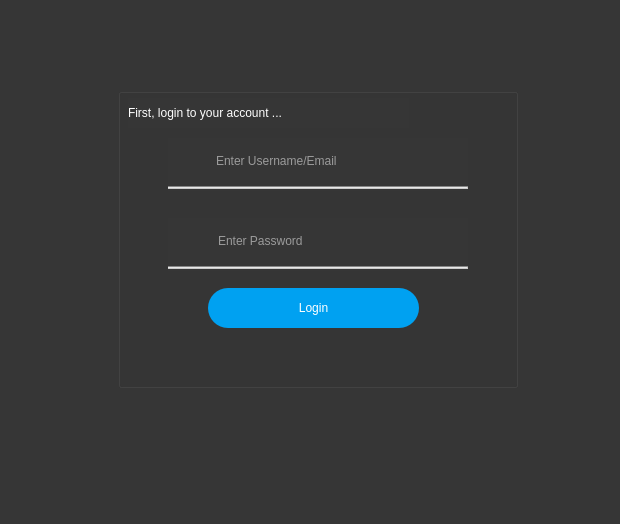
<?xml version="1.0" encoding="UTF-8"?>
<ui version="4.0">
 <class>LoginForm</class>
 <widget class="QWidget" name="LoginForm">
  <property name="geometry">
   <rect>
    <x>0</x>
    <y>0</y>
    <width>620</width>
    <height>524</height>
   </rect>
  </property>
  <property name="minimumSize">
   <size>
    <width>600</width>
    <height>500</height>
   </size>
  </property>
  <property name="windowTitle">
   <string>login Form</string>
  </property>
  <property name="styleSheet">
   <string notr="true">QWidget{
background-color:rgb(54,54,54);
font:12px;
color:white;
}</string>
  </property>
  <widget class="QWidget" name="layoutWidget">
   <property name="geometry">
    <rect>
     <x>70</x>
     <y>40</y>
     <width>496</width>
     <height>396</height>
    </rect>
   </property>
   <layout class="QHBoxLayout" name="horizontalLayout_3">
    <item>
     <spacer name="horizontalSpacer">
      <property name="orientation">
       <enum>Qt::Horizontal</enum>
      </property>
      <property name="sizeHint" stdset="0">
       <size>
        <width>40</width>
        <height>20</height>
       </size>
      </property>
     </spacer>
    </item>
    <item>
     <layout class="QVBoxLayout" name="verticalLayout_3">
      <item>
       <spacer name="verticalSpacer">
        <property name="orientation">
         <enum>Qt::Vertical</enum>
        </property>
        <property name="sizeHint" stdset="0">
         <size>
          <width>20</width>
          <height>40</height>
         </size>
        </property>
       </spacer>
      </item>
      <item>
       <widget class="QGroupBox" name="groupBox">
        <property name="minimumSize">
         <size>
          <width>400</width>
          <height>300</height>
         </size>
        </property>
        <property name="maximumSize">
         <size>
          <width>400</width>
          <height>300</height>
         </size>
        </property>
        <property name="styleSheet">
         <string notr="true">*{
font: 12pt &quot;Segoe UI&quot;;
}
QPushButton#iconBtn{
border-radius:20px;
}
QPushButton#icon2Btn{
border-radius:20px;
}
QPushButton#loginBtn{
background-color:#00a1f1;
border-radius:20px;
}
QPushButton#loginBtn:hover{
background-color: rgba(0, 161, 241,225);
border:2px solid white;
}
QPushButton#loginBtn:pressed{
background-color: rgba(0, 161, 241,150);
}

</string>
        </property>
        <property name="title">
         <string/>
        </property>
        <widget class="QPushButton" name="loginBtn">
         <property name="geometry">
          <rect>
           <x>90</x>
           <y>200</y>
           <width>211</width>
           <height>40</height>
          </rect>
         </property>
         <property name="minimumSize">
          <size>
           <width>0</width>
           <height>40</height>
          </size>
         </property>
         <property name="styleSheet">
          <string notr="true">font: 14pt &quot;MS Shell Dlg 2&quot;;</string>
         </property>
         <property name="text">
          <string>Login</string>
         </property>
         <property name="iconSize">
          <size>
           <width>30</width>
           <height>30</height>
          </size>
         </property>
        </widget>
        <widget class="QWidget" name="layoutWidget">
         <property name="geometry">
          <rect>
           <x>50</x>
           <y>130</y>
           <width>300</width>
           <height>53</height>
          </rect>
         </property>
         <layout class="QVBoxLayout" name="verticalLayout_2">
          <property name="spacing">
           <number>2</number>
          </property>
          <item>
           <layout class="QHBoxLayout" name="horizontalLayout_2">
            <property name="spacing">
             <number>6</number>
            </property>
            <item>
             <widget class="QPushButton" name="icon2Btn">
              <property name="minimumSize">
               <size>
                <width>40</width>
                <height>40</height>
               </size>
              </property>
              <property name="maximumSize">
               <size>
                <width>40</width>
                <height>40</height>
               </size>
              </property>
              <property name="text">
               <string/>
              </property>
              <property name="iconSize">
               <size>
                <width>32</width>
                <height>32</height>
               </size>
              </property>
             </widget>
            </item>
            <item>
             <widget class="QLineEdit" name="passwordInput">
              <property name="minimumSize">
               <size>
                <width>250</width>
                <height>44</height>
               </size>
              </property>
              <property name="maximumSize">
               <size>
                <width>250</width>
                <height>16777215</height>
               </size>
              </property>
              <property name="frame">
               <bool>false</bool>
              </property>
              <property name="echoMode">
               <enum>QLineEdit::Password</enum>
              </property>
              <property name="placeholderText">
               <string>Enter Password</string>
              </property>
             </widget>
            </item>
           </layout>
          </item>
          <item>
           <widget class="Line" name="line_2">
            <property name="styleSheet">
             <string notr="true">background-color: rgb(202, 202, 202);</string>
            </property>
            <property name="orientation">
             <enum>Qt::Horizontal</enum>
            </property>
           </widget>
          </item>
         </layout>
        </widget>
        <widget class="QLabel" name="label">
         <property name="geometry">
          <rect>
           <x>10</x>
           <y>10</y>
           <width>281</width>
           <height>30</height>
          </rect>
         </property>
         <property name="minimumSize">
          <size>
           <width>0</width>
           <height>30</height>
          </size>
         </property>
         <property name="text">
          <string>First, login to your account ...</string>
         </property>
        </widget>
        <widget class="QWidget" name="layoutWidget">
         <property name="geometry">
          <rect>
           <x>50</x>
           <y>50</y>
           <width>300</width>
           <height>53</height>
          </rect>
         </property>
         <layout class="QVBoxLayout" name="verticalLayout">
          <property name="spacing">
           <number>2</number>
          </property>
          <item>
           <layout class="QHBoxLayout" name="horizontalLayout">
            <item>
             <widget class="QPushButton" name="iconBtn">
              <property name="minimumSize">
               <size>
                <width>40</width>
                <height>40</height>
               </size>
              </property>
              <property name="maximumSize">
               <size>
                <width>40</width>
                <height>40</height>
               </size>
              </property>
              <property name="text">
               <string/>
              </property>
              <property name="iconSize">
               <size>
                <width>32</width>
                <height>32</height>
               </size>
              </property>
             </widget>
            </item>
            <item>
             <widget class="QLineEdit" name="usernameInput">
              <property name="minimumSize">
               <size>
                <width>250</width>
                <height>44</height>
               </size>
              </property>
              <property name="maximumSize">
               <size>
                <width>250</width>
                <height>16777215</height>
               </size>
              </property>
              <property name="frame">
               <bool>false</bool>
              </property>
              <property name="placeholderText">
               <string>Enter Username/Email</string>
              </property>
             </widget>
            </item>
           </layout>
          </item>
          <item>
           <widget class="Line" name="line">
            <property name="styleSheet">
             <string notr="true">background-color: rgb(202, 202, 202);</string>
            </property>
            <property name="orientation">
             <enum>Qt::Horizontal</enum>
            </property>
           </widget>
          </item>
         </layout>
        </widget>
       </widget>
      </item>
      <item>
       <spacer name="verticalSpacer_2">
        <property name="orientation">
         <enum>Qt::Vertical</enum>
        </property>
        <property name="sizeHint" stdset="0">
         <size>
          <width>20</width>
          <height>40</height>
         </size>
        </property>
       </spacer>
      </item>
     </layout>
    </item>
    <item>
     <spacer name="horizontalSpacer_2">
      <property name="orientation">
       <enum>Qt::Horizontal</enum>
      </property>
      <property name="sizeHint" stdset="0">
       <size>
        <width>40</width>
        <height>20</height>
       </size>
      </property>
     </spacer>
    </item>
   </layout>
  </widget>
 </widget>
 <resources/>
 <connections/>
</ui>
